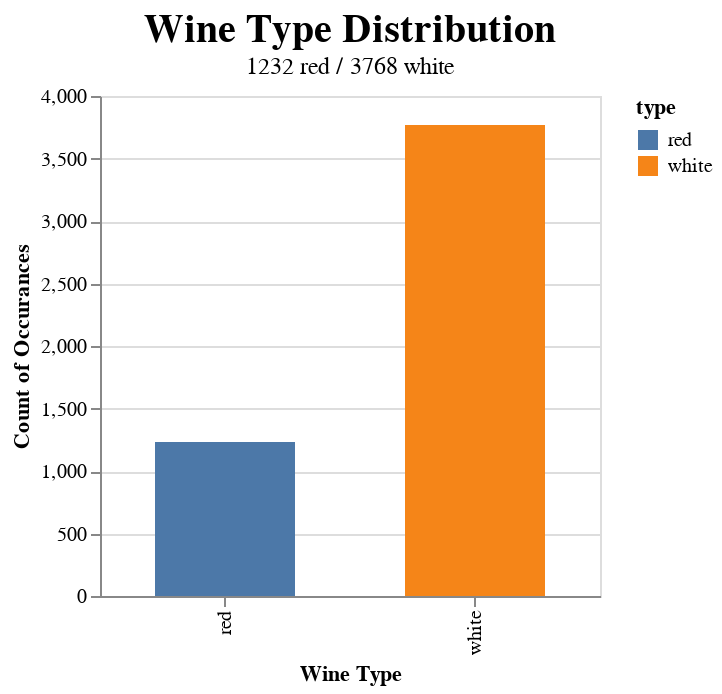

This figure's notebook cell:
### Markdown cell above
* *Graph 2* shows us that there are not many chemical properties with strong positive or negative relationships with quality. The strongest relationship of them all seems to be a slight positive relationship between alcohol and quality. We can also see that quality does indeed range between 3 and 9 for both red and white wines, though it seems that quality ratings of 3 and 9 are rare since none/a small amount of them occurred in this sample.

* In light of this, we will use all chemical properties in our analysis in the hopes that there is a correlation that cannot be seen with this 2D representation. We will also test our models in 2 different ways: once with the concatenated dataset, and once with the red wine and white wine datasets separated. In this way, we can compare the accuracies and we will know what method of training is best.

* Finally, we will preform a visual analysis of the ratio between red and white wine occurances in our dataset. Again we limit ourselves to a sample size of 5000 so that altair can work with our data

### Code cell
sample_size = 5000
data_sample = data_wine.sample(sample_size, random_state=2020)

red_count   = data_sample[data_sample["type"] == "red"].shape[0]      #for subtitle
white_count = data_sample[data_sample["type"] == "white"].shape[0]    #for subtitle

type_plot = (alt.Chart(data_sample, title=alt.TitleParams("Wine Type Distribution", 
                                                         fontSize=20,
                                                         subtitle=str(red_count)+" red / "+str(white_count)+" white"))
                .mark_bar(size=70)
                .encode(
                    x=alt.X("type", title="Wine Type"),
                    y=alt.Y("count()", title="Count of Occurances"),
                    color="type:N")
               .properties(
               width=250,
               height=250))

type_plot

### Figure 1 — Vega-Lite specification as saved in the notebook (floating-point values rounded to 4 significant figures; data arrays with more than 128 entries replaced by an {"elided": "..."} marker saying what was removed)
{"config": {"view": {"continuousWidth": 300, "continuousHeight": 300}}, "data": {"name": "data-f8543e2a08d5107bffaff877dac7bb34"}, "mark": {"type": "bar", "size": 70}, "encoding": {"color": {"field": "type", "type": "nominal"}, "x": {"field": "type", "title": "Wine Type", "type": "nominal"}, "y": {"aggregate": "count", "title": "Count of Occurances", "type": "quantitative"}}, "height": 250, "title": {"text": "Wine Type Distribution", "fontSize": 20, "subtitle": "1232 red / 3768 white"}, "width": 250, "$schema": "https://vega.github.io/schema/vega-lite/v5.6.1.json", "datasets": {"data-f8543e2a08d5107bffaff877dac7bb34": {"elided": "5000 records"}}}
